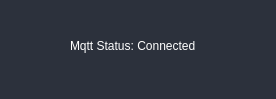
<?xml version="1.0" encoding="UTF-8"?>
<ui version="4.0">
 <class>MainWindow</class>
 <widget class="QMainWindow" name="MainWindow">
  <property name="geometry">
   <rect>
    <x>0</x>
    <y>0</y>
    <width>276</width>
    <height>99</height>
   </rect>
  </property>
  <property name="windowTitle">
   <string>MainWindow</string>
  </property>
  <property name="styleSheet">
   <string notr="true">background-color: rgb(44, 49, 60);</string>
  </property>
  <widget class="QWidget" name="centralwidget">
   <widget class="QLabel" name="label">
    <property name="geometry">
     <rect>
      <x>70</x>
      <y>30</y>
      <width>151</width>
      <height>31</height>
     </rect>
    </property>
    <property name="styleSheet">
     <string notr="true">QLabel{
	color:white;
}</string>
    </property>
    <property name="text">
     <string>Mqtt Status: Connected</string>
    </property>
   </widget>
  </widget>
  <widget class="QStatusBar" name="statusbar"/>
 </widget>
 <resources/>
 <connections/>
</ui>
